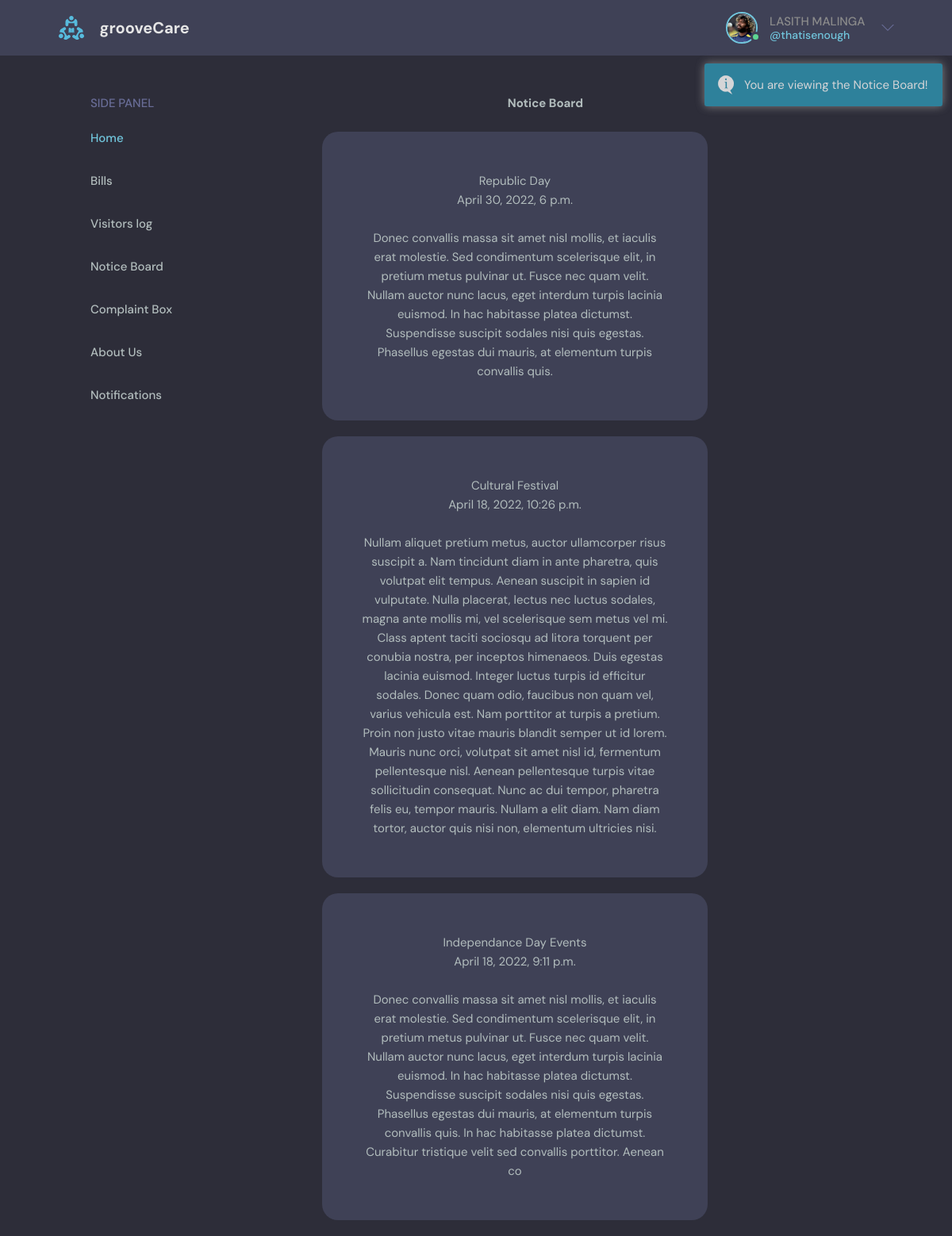
The app's page /noticeboard (signed in) with its own data.
### main/models.py (models this page shows, shortened)
class Profile(models.Model):
    ch = (
        ("r", "Resident"),
        ("s", "Staff"),
        ("a", "Superuser")
    )
    user = models.OneToOneField(User, null=True, on_delete=models.CASCADE)
    name = models.CharField(max_length=100, null=True)
    email = models.EmailField()
    age = models.IntegerField(blank=True)
    flat_no = models.CharField(max_length=10)
    phone_number = models.IntegerField()
    photo = models.ImageField(null=True,upload_to='main/images', blank =True)
    status = models.CharField(max_length = 1, null=True, choices=ch)

class Notice(models.Model):
    ch = (
        ("y", "Show"),
        ("n", "Hide")
    )
    header_notice = CharField(max_length=100)
    details_notice = TextField()
    showtill = models.DateTimeField(blank=True, default=(datetime.datetime.now() + datetime.timedelta(days=1)))
    showflag = models.CharField(max_length=1, blank=True, choices=ch)
    publish_dt = models.DateTimeField(blank=True, default=datetime.datetime.now)

### main/views.py (the view)
# urls.py: path('noticeboard', views.noticeboard, name='noticeboard'),
def noticeboard(request):
    utc=pytz.UTC
    noticelist = []
    current = datetime.datetime.now()
    currenttime = current.replace(tzinfo=utc)
    for notice in Notice.objects.all():
        noticetime = notice.showtill.replace(tzinfo=utc)
        if notice.showflag == 'y':
            if noticetime >= currenttime:
                noticelist.append(notice)
            else:
                if notice.showflag == 'y':
                    noticelist.append(notice)
                else:
                    notice.showflag = 'n'
    messages.info(request, 'You are viewing the Notice Board!')
    return render(request, "main/noticeboard.html", {'noticeboard': noticelist, 'iprofile':Profile.objects.all()})

### main/templates/main/noticeboard.html
{% extends "main/header.html" %} {% block content %}
<div class="container" style="margin: auto;">
      <h1 style="text-align:center;">Notice Board</h1><br>
      {% for notice in noticeboard reversed %}
      <div
        class="col s12 m6 l4"
        style="
          position: relative;
          right: 180px;
          width:200%;
          margin: 0 20px 20px;
          background-color: #3f4156;
          text-align: center;
          border-radius: 20px;
          padding: 50px;
        "
      >
            <span class="card-title">{{notice.header_notice}}</span>
            <p>{{notice.publish_dt}}</p><br>
            <p>{{notice.details_notice|safe}}</p>
          </div>
          {% endfor %}
</div>
{% endblock %}

### main/templates/main/includes/nav.html (shortened to what this page needs)
{% load static %}
<header class="header header--loggedIn">
	<div class="container">
		<a href="/" class="header__logo">
			<img src="{% static 'images/logo.svg' %}" />
			<h1>grooveCare</h1></a
		>
		<nav class="header__menu">
			{% if user.is_authenticated %}
			<div class="header__user">
				<a href="/">
					<div class="avatar avatar--medium active">
						{% for p in iprofile %} {% if p.user == user %}
						<img src="{{p.photo.url}}" />
						{% endif %} {% endfor %}
					</div>
					<p>
						{% for p in iprofile %} {% if p.user == user %}
						{{p.name}} {% endif %} {% endfor %}<span
							>@{{user.username}}</span
						>
					</p>
				</a>
				<button class="dropdown-button">
					<svg
						version="1.1"
						xmlns="http://www.w3.org/2000/svg"
						width="32"
						height="32"
						viewBox="0 0 32 32"
					>
						<title>More</title>
						<path
							d="M16 21l-13-13h-3l16 16 16-16h-3l-13 13z"
						></path>
					</svg>
				</button>
			</div>
			{% else %}
			<a href="/login">
				<img src="{% static 'images/avatar.svg' %}" />
				<p>Login</p>
			</a>
			{% endif %}
		</nav>
	</div>
</header>

### main/static/main/css/style.css (style rules this page uses)
* { font-family: "DM Sans", -apple-system, BlinkMacSystemFont, "Segoe UI", Roboto, Oxygen, Ubuntu, Cantarell, "Open Sans", "Helvetica Neue", sans-serif; margin: 0; padding: 0; box-sizing: border-box; text-rendering: optimizeLegibility; font-size: inherit; }
body { line-height: 1.6; font-weight: 400; font-size: 1.5rem; color: var(--color-light-gray); background-color: var(--color-bg); min-height: 100vh; }
img { width: 100%; }
a { display: inline-block; color: var(--color-main); text-decoration: none; }
.container { max-width: 120rem; width: 90%; margin: auto; }
.avatar { position: relative; display: inline-block; border-radius: 50%; border: 2px solid var(--color-main); }
.avatar img { display: block; border-radius: 50%; object-fit: cover; object-position: center; }
.avatar::after { content: ""; display: block; position: absolute; background-color: var(--color-gray); z-index: 111; border-radius: 50%; border: 0.3rem solid var(--color-dark); }
.avatar.active::after { background-color: var(--color-success); }
.avatar.avatar--medium img { width: 3.6rem; height: 3.6rem; border-radius: 50%; }
.avatar.avatar--medium:after { width: 0.7rem; height: 0.7rem; bottom: 0px; right: -6px; }
.header { padding: 1.5rem; background-color: var(--color-dark); }
.header > .container { display: flex; gap: 9.5rem; }
.header__logo, .header__user { display: flex; gap: 2rem; align-items: center; }
.header__logo > img { height: 3.2rem; width: 3.2rem; }
.header__logo > h1 { font-weight: 700; font-size: 2rem; color: var(--color-light); }
.header__menu { margin-left: auto; position: relative; }
.header__menu a { display: flex; gap: 1.5rem; align-items: center; font-weight: 500; text-decoration: none; color: var(--color-gray); }
.header__menu img { height: 3.6rem; }
.header__menu p { line-height: 1.2; }
.header__menu span { color: var(--color-main); font-weight: 500; font-size: 1.4rem; display: block; }
.header__menu svg { width: 1.6rem; height: 1.6rem; fill: var(--color-dark-light); }
.dropdown-button { background: transparent; border: 0; outline: 0; cursor: pointer; }
.layout--3 > .container > div:nth-child(2) { flex-basis: 50%; }
.layout--3 > .container > div:last-child { flex-basis: 25%; }

### records on screen
Profile: photo (picture), name "LASITH MALINGA"
Notice: header_notice "Republic Day", publish_dt "April 30, 2022, 6 p.m.", details_notice "Donec convallis massa sit amet nisl mollis, et iaculis erat molestie. Sed condimentum scelerisque elit, in pretium metus pulvinar ut. Fusce nec quam velit. Nullam auctor nunc lacus, eget interdum turpis lacinia euismod. In hac habitasse platea dictumst. Suspendisse suscipit sodales nisi quis egestas. Phasellus egestas dui mauris, at elementum turpis convallis quis."
Notice: header_notice "Cultural Festival", publish_dt "April 18, 2022, 10:26 p.m.", details_notice "Nullam aliquet pretium metus, auctor ullamcorper risus suscipit a. Nam tincidunt diam in ante pharetra, quis volutpat elit tempus. Aenean suscipit in sapien id vulputate. Nulla placerat, lectus nec luctus sodales, magna ante mollis mi, vel scelerisque sem metus vel mi. Class aptent taciti sociosqu ad litora torquent per conubia nostra, per inceptos himenaeos. Duis egestas lacinia euismod. Integer luctus turpis id efficitur sodales. Donec quam odio, faucibus non quam vel, varius vehicula est. Nam porttitor at turpis a pretium. Proin non justo vitae mauris blandit semper ut id lorem. Mauris nunc orci, volutpat sit amet nisl id, fermentum pellentesque nisl. Aenean pellentesque turpis vitae…"
Notice: header_notice "Independance Day Events", publish_dt "April 18, 2022, 9:11 p.m.", details_notice "Donec convallis massa sit amet nisl mollis, et iaculis erat molestie. Sed condimentum scelerisque elit, in pretium metus pulvinar ut. Fusce nec quam velit. Nullam auctor nunc lacus, eget interdum turpis lacinia euismod. In hac habitasse platea dictumst. Suspendisse suscipit sodales nisi quis egestas. Phasellus egestas dui mauris, at elementum turpis convallis quis. In hac habitasse platea dictumst. Curabitur tristique velit sed convallis porttitor. Aenean co"

### other values on screen
{{ user.username }} "thatisenough"
